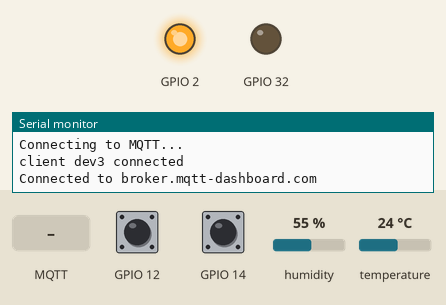
This program was run on a simulated ESP32. Shown: output pins drawn as LEDs (lit = HIGH), the last lines printed to the serial monitor. The test bench sets the inputs (shaded band); at power-on: GPIO 12 HIGH, GPIO 14 HIGH, humidity 55 %, temperature 24 °C. WiFi joins after 1.5 s; servers stay silent unless stated; no MQTT or app messages arrive unless stated.

Above: at 3.7 s.
3.8 s: MQTT message "0" arrives on the first subscribed topic
At 6.5 s:
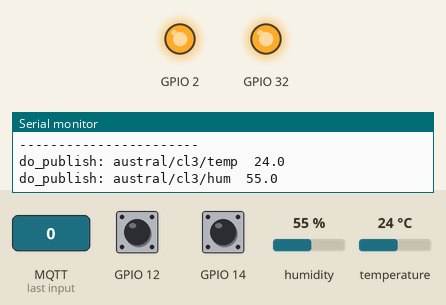
11.6 s: MQTT message "on" arrives on the first subscribed topic
At 12.4 s:
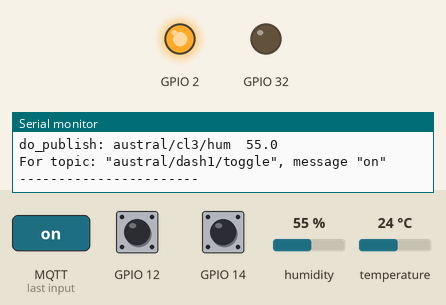
13.1 s: MQTT message "1" arrives on the first subscribed topic
At 15.06 s:
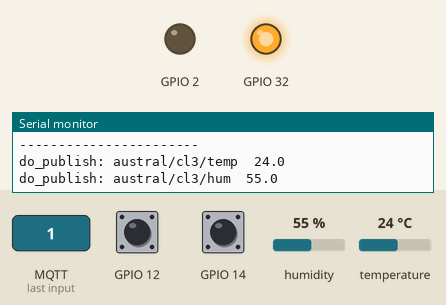
21.6 s: MQTT message "off" arrives on the first subscribed topic
At 22.4 s:
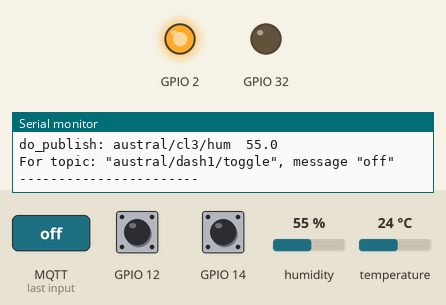
23.1 s: MQTT message "5" arrives on the first subscribed topic
At 23.6 s:
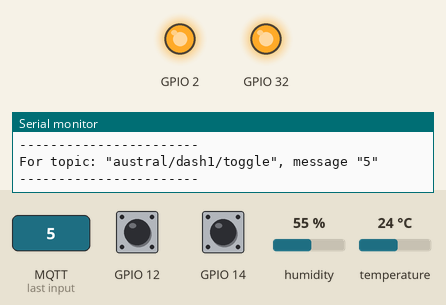
Timing chart, 0 to 31.6 s (numbered marks = the images above; inputs shaded):
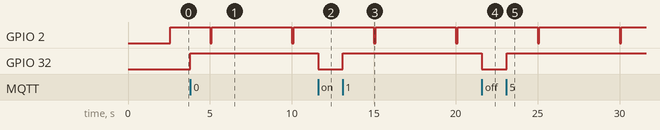

Measured:
- after the input at 3.8 s, GPIO 32: LOW → HIGH at once
- after the input at 11.6 s, GPIO 32: HIGH → LOW at once
- after the input at 13.1 s, GPIO 32: LOW → HIGH at once
- after the input at 21.6 s, GPIO 32: HIGH → LOW at once
- after the input at 23.1 s, GPIO 32: LOW → HIGH at once
- by itself, GPIO 2: alternates HIGH for 4.9 s and LOW for 0.10 s

The program:

main.cpp
```cpp
/*
 *  Project 42-mqtt2 - main.cpp
 */

// System includes

#include <Arduino.h>

// Project includes

#include "wifi_ruts.h"
#include "hard.h"
#include "mqtt.h"
#include "base_hard.h"
#include "interval.h"

// Static variables

static unsigned long previous_millis;

// Static functions

/*
 *  visualize changes:
 *      blinks main led when an input chage is detectes
 */

static void
visualize_changes(void)
{
    if( !in_hard_error() )
    {
        click_base_led();
        delay(100);
        click_base_led();
    }
}

/*
 *  Public functions
 */

//  Arduino setup()

void
setup(void)
{
    Serial.begin(SERIAL_BAUD);
    Serial.println("Serial initted");

    connect_wifi(MY_SSID, MY_PASS);

    init_base_hard();
    init_hardware();
    init_mqtt();
}

//  Arduino loop

void
loop(void)
{
    unsigned long current_millis;

    current_millis = millis();
    if( current_millis - previous_millis > interval )
    {
        previous_millis = current_millis;
        verify_changes();
        visualize_changes();
    }
    mqtt_comms();
}
```

base_hard.cpp
```cpp
/*
 *  base_hard.cpp
 *      deals with base hardware
 */

//  System includes

#include <Arduino.h>

// Project includes

#include "led.h"
#include "base_hard.h"

//  Static variables

static int board_number;

static const unsigned char bnum[NUM_BIT_BOARDS] =
{
    BNUM_B0, BNUM_B1
};

//  Static functions

//  init_board_number: inits and reads bits for detecting board number [0..3]

static void
init_board_number(void)
{
    int count;

    for( count = 0; count < NUM_BIT_BOARDS; ++count )
        pinMode(bnum[count], INPUT_PULLUP);

    for( count = 0; count < NUM_BIT_BOARDS; ++count )
        bitWrite(board_number, count, digitalRead( bnum[count] ));
}

//  Public functions

//  init_base_hard(): inits basic hardware

void
init_base_hard(void)
{
    init_led(LED_BUILT);
    dim_base_led();
    init_board_number();
    Serial.printf("Board number = %u\n\r", get_board_number());
}

//  lit_base_led: lit builtin led

void
lit_base_led(void)
{
    set_led(LED_BUILT,"1");
}

//  dim_base_led: dims builtin led

void
dim_base_led(void)
{
    set_led(LED_BUILT,"0");
}

//  click_base_led: toggles builtin led

void
click_base_led(void)
{
    set_led(LED_BUILT,NULL);
}

//  reads board number [0..3]

int
get_board_number(void)
{
    return board_number;
}
```

base_hard.h
```cpp
/*
 *  base_hard.h
 *      deals with base hardware
 */

#define NUM_BIT_BOARDS  2

//  init_base_hard(): inits basic hardware

void init_base_hard(void);

//  lit_base_led: lit builtin led

void lit_base_led(void);

//  dim_base_led: dims builtin led

void dim_base_led(void);

//  click_base_led: toggles builtin led

void click_base_led(void);

//  reads board number [0..3]

int get_board_number(void);
```

dhtsensor.cpp
```cpp
/*
 *  dhtsensor.cpp
 *      deals with sensor DHTxx
 *      Requiere las siguientes bibliotecas:
 *      - DHT Sensor Library: https://github.com/adafruit/DHT-sensor-library
 *      - Adafruit Unified Sensor Lib: https://github.com/adafruit/Adafruit_Sensor
 */

//  System includes

#include <Adafruit_Sensor.h>
#include <DHT.h>

//  project includes

#include "dhtsensor.h"
#include "mqtt.h"
#include "hard.h"

// Objects

DHT dht(DHTPIN, DHTTYPE); // Inicializacion sensor DHT

/*
 *  Public functions
 */

//  init_dhtsensor(): inits DHTxx sensor

void
init_dhtsensor(void)
{
    dht.begin();
}

//  read_dhtsensor(): reads and publish in MQTT temperature and humidity


void
read_dhtsensor(void)
{
    float h,t;
    char buff[20];

    h = dht.readHumidity();
    t = dht.readTemperature();

    if (isnan(h) || isnan(t)) //    verify if sensor read failed
    {
        Serial.println("Error reading dht sensor");
        set_hard_error();
    }
    else
    {
        sprintf(buff,"%5.1f",t);
        do_publish("temp",buff);

        sprintf(buff,"%5.1f",h);
        do_publish("hum",buff);
    }
}
```

dhtsensor.h
```cpp
#ifndef __DHTSENSOR_H__
#define __DHTSENSOR_H__
/*
 *  dhtsensor.h
 *      deals with sensor DHTxx
 */

//  init_dhtsensor(): inits DHTxx sensor

void init_dhtsensor(void);

//  read_dhtsensor(): reads and publish in MQTT temperature and humidity

void read_dhtsensor(void);

#endif
```

hard.cpp
```cpp
/*
 *  hard.cpp
 *      Hardware connect to
 */

//  System includes

#include <Arduino.h>

//  Project includes

#include "hard.h"
#include "mqtt.h"
#include "led.h"
#include "hard_def.h"

//  Static variables

static int hard_error;

//  Public functions

/*
 *  verify_changes():
 *      Test each hardware to verify if are new to publish
 */

void
verify_changes(void)
{
    for( int i=0 ; changes[i] != NULL; ++i )
        (*changes[i])();
}

/*
 *  do_subscriptions():
 *      Subscribes to topics
 */

void
do_subscriptions(void)
{
    for( int i=0; topics[i].topic != NULL; ++i )
        do_subscribe(topics[i].topic);
}

/*
 *  init_hardware():
 *      Initializes all non basic hardware
 */

void
init_hardware( void )
{
    for( int i = 0; hinit[i] != NULL; ++i )
        (*hinit[i])();
}

//  set_hard_error(): accumulates error in non basic hardware

void
set_hard_error(void)
{
    hard_error++;
}

//  reset_hard_error(): reset errors in non basic hardware

void
reset_hard_error(void)
{
    hard_error = 0;
}

//  in_hard_error(): tests if in error for non basic hardware

int
in_hard_error(void)
{
    return hard_error != 0;
}
```

hard.h
```cpp
/*
 *  hard.h
 *      Hardware connecto to
 */

/*
 *  verify_changes():
 *      Test each hardware to verify if are new to publish
 */

void verify_changes(void);

/*
 *  do_subscriptions():
 *      Subscribes to topics
 */

void do_subscriptions(void);

/*
 *  init_hardware():
 *      Initializes all non basic hardware
 */

void init_hardware( void );

//  set_hard_error(): accumulates error in non basic hardware

void set_hard_error(void);

//  reset_hard_error(): reset errors in non basic hardware

void reset_hard_error(void);

//  in_hard_error(): tests if in error for non basic hardware

int in_hard_error(void);
```

hard_def.h
```cpp
/*
 *  hard_def.h
 *      Hardware initial definitiones
 */

#include "mqtt.h"
#include "ledtog.h"
#include "dhtsensor.h"
#include "interval.h"


// Table of routines to verify hardware changes

void (* const changes[])(void) =
{
    read_dhtsensor,
    NULL
};

//  Table of topics to subscribe and actions

const subsc_t topics[] =
{
    { "austral/dash1/toggle", change_action_led },
    { "austral/dash2/toggle", change_action_led },
    { "austral/dash2/interval", change_action_interval },
    NULL
};

//  Table to hardware initializations

void (* const hinit[])(void)
{
    init_toggle_led,
    init_dhtsensor,
    NULL
};
```

interval.cpp
```cpp
/*
 *  interval.cpp
 */

// System includes

#include <Arduino.h>

//  Project includes

#include "interval.h"

//  external public variables

unsigned long interval = INTERVAL;

//  action routine for changing interval after receiving a publication

void
change_action_interval(char *msg)
{
    interval = atol(msg) * 1000;
    Serial.printf("%s: msg = %s, interval = %lu\n\r", __FUNCTION__, msg, interval);
}
```

interval.h
```cpp
#ifndef __INTERVAL_H__
#define __INTERVAL_H__

/*
 *  interval.h
 *      deals with interval of testing hardware changes
 */

extern unsigned long interval;

//  action routine for changing interval after receiving a publication

void change_action_interval(char *msg);

#endif
```

led.cpp
```cpp
/*
 *  led.cpp
 *      led management
 */

//  System includes

#include <Arduino.h>

//  Project includes

#include "led.h"

//  init_led(): init led hardware for gpio number

void
init_led(int gpio_led)
{
    pinMode(gpio_led,OUTPUT);
    digitalWrite(gpio_led,LOW);
}

/*
 *  set_led():
 *      sets, clears or toggle led connected to gpio number
 *      according to msg.
 *      If msg == NULL, changes led state
 *      else if msg is "0", clears led, else lit led
 */

void
set_led(int gpio_led, const char *msg)
{
    if( msg == NULL )
        digitalWrite(gpio_led, !digitalRead(gpio_led));
    else
        digitalWrite(gpio_led, atoi(msg)!=0 );
}
```

led.h
```cpp
#ifndef __LED_H__
#define __LED_H__

/*
 *  led.h
 *      led management
 *      for base and added hardware
 */

//  init_led(): init led hardware for gpio number

void init_led(int gpio_led);


/*
 *  set_led():
 *      sets, clears or toggle led connected to gpio number
 *      according to msg.
 *      If msg == NULL, changes led state
 *      else if msg is "0", clears led, else lit led
 */

void set_led(int gpio_led, const char *msg);


#endif
```

ledtog.cpp
```cpp
/*
 *  ledtog.cpp
 *      Deals qith toggle led
 */
//  System includes

#include <Arduino.h>

//  Project includes

#include "led.h"
#include "ledtog.h"

//  Public functions

//  init_toggle_led(): init added led for toggle action

void
init_toggle_led( void )
{
    pinMode(LED_TOGGLE,OUTPUT);
    digitalWrite(LED_TOGGLE,LOW);
}

//  change_action_led(): action routine on toggle topic, toggles added led

void
change_action_led( char *msg )
{
    set_led(LED_TOGGLE, NULL );
}
```

ledtog.h
```cpp
#ifndef __LEDTOG_H__
#define __LEDTOG_H__
/*
 *  ledtog.h
 *      Deals qith toggle led
 */

//  init_toggle_led(): init added led for toggle action

void init_toggle_led( void );

//  change_action_led(): action routine on toggle topic, toggles added led

void change_action_led( char *msg );

#endif
```

mqtt.cpp
```cpp
/*
 *  mqtt.cpp
 *      Module to deal with MQTT communications
 */

//  System includes

#include <Arduino.h>

//  Library related includes

#ifdef ESP32
#include <WiFi.h>
#else
#include <ESP8266WiFi.h>
#endif
#include <PubSubClient.h>

//  Project includes

#include "mqtt.h"
#include "hard.h"
#include "mqtt_def.h"
#include "base_hard.h"

//  Objects

WiFiClient espClient;
PubSubClient client(espClient);

//  static variables

static char client_name[20];

/*
 *  Private functions
 */

//  callback(): asynchronous function called when news from a subscribed topic

static void
callback(char *topic, byte *payload, unsigned int length)
{
    payload[length] = 0;
    Serial.printf("For topic: \"%s\", message \"%s\"\n\r", topic, payload );
    for( int i = 0; topics[i].topic != NULL; ++i )
        if( strstr( topic, topics[i].topic ) != NULL )
        {
            (*topics[i].action)( (char *)payload );
            break;
        }
    Serial.println("-----------------------");
}

//  do_connect(): called to connect or reconnect to MQTT broker

static void
do_connect(void)
{
    dim_base_led();
    while (!client.connected())
    {
        Serial.println("Connecting to MQTT...");

        if (client.connect( client_name, mqttUser, mqttPassword))
            Serial.printf( "client %s connected\n\r", client_name );
        else
        {
            Serial.print("MQTT connection: failed with state ");
            Serial.println(client.state());
            delay(DELAY_CONNECT);
        }
    }
    do_subscriptions();
    Serial.printf( "Connected to %s\n\r", mqttServer );
    lit_base_led();
}


/*
 *  Public functions
 */

//  init_mqtt: connection to an MQTT server

void
init_mqtt(void)
{
    sprintf(client_name,"%s%u",MQTT_NAME,get_board_number());
    Serial.printf("client name = %s\n\r", client_name);
    client.setServer(mqttServer, mqttPort);
    client.setCallback(callback);
    do_connect();
}


//  do_subscribe: subscription to a topic

void
do_subscribe( const char *ptopic )
{
    client.subscribe( ptopic );
}

//  mqtt_comms: manage communications with MQTT server

void
mqtt_comms(void)
{
    if( !client.connected() )
        do_connect();
    client.loop();
}

//  do_publish: publish message as MAIN_TOPIC/SUB_TOPIC+BoardNumber/*ptopic

void
do_publish( const char *ptopic, const char *message )
{
    char topic[50];

    sprintf( topic, "%s/%s%u/%s", MAIN_TOPIC, SUB_TOPIC, get_board_number(), ptopic );
    client.publish( topic, message );
    Serial.printf( "%s: %s %s\n\r", __FUNCTION__, topic, message );
}
```

mqtt.h
```cpp
/*
 *  mqtt.h
 *      Module to deal with MQTT communications
 */

#ifndef __MQTT_H__
#define __MQTT_H__

//  subsc_t: memory structure for subscribed topics

typedef struct
{
    const char *topic;
    void (*action)( char *message );
} subsc_t;

//  topics: external public array of topic_t structures subscribed
extern const subsc_t topics[];

//  init_mqtt: connection to an MQTT server
void init_mqtt(void);

//  do_subscribe: subscription to a topic
void do_subscribe( const char *ptopic );

//  mqtt_comms: manage communications with MQTT server
void mqtt_comms(void);

//  do_publish: publish message as MAIN_TOPIC/SUB_TOPIC+BoardNumber/*ptopic

void do_publish( const char *ptopic, const char *message );

#endif
```

mqtt_def.h
```cpp
/*
 *  mqtt_def.h
 *      MQTT definitions
 */

#if MQTT == 0       //  Local broker

const char *mqttServer =    MQUITTO_IP;
const int mqttPort =        MQUITTO_PORT;
const char *mqttUser =      MQUITTO_USER;
const char *mqttPassword =  MQUITTO_PASS;


#elif MQTT == 1     // Remote broker

const char *mqttServer =    SERVER_NAME;
const int mqttPort =        SERVER_PORT;
const char *mqttUser =      SERVER_USER;
const char *mqttPassword =  SERVER_PASS;

#endif
```

wifi_ruts.cpp
```cpp
/*
 *  wifi_ruts.cpp
 *      Routines for WiFi management
 */

//  System includes

#include <Arduino.h>
#include <stdint.h>

#ifdef ESP32
#include <WiFi.h>
#else
#include <ESP8266WiFi.h>
#endif

#include <soc/soc.h>
#include <soc/rtc_cntl_reg.h>

//  Project includes

#include "wifi_ruts.h"

/*
 *  Private functions
 */

//  wifi_connect: disable brownout detector when connecting wifi

static void
wifi_connect(void)
{
    //save WatchDog register
    uint32_t brown_reg_temp;

    brown_reg_temp = READ_PERI_REG(RTC_CNTL_BROWN_OUT_REG);
    WRITE_PERI_REG(RTC_CNTL_BROWN_OUT_REG, 0);              //disable brownout detector
    WiFi.mode(WIFI_MODE_STA);                               // turn on WiFi
    delay(1000);
    WRITE_PERI_REG(RTC_CNTL_BROWN_OUT_REG, brown_reg_temp); //enable brownout detector
}

/*
 *  Public functions
 */

//  connect_wifi(): connect to WiFi with 'ssid' name and 'pass' password

void
connect_wifi( const char *ssid, const char *pass )
{
    Serial.printf("\n\rConnecting to %s\n\r", ssid);
    wifi_connect();
    WiFi.begin(ssid, pass);

    while( WiFi.status() != WL_CONNECTED )
    {
        Serial.print(".");
        delay(500);
    }

    Serial.printf("\n\r______________\n\r");
    Serial.printf("Baud Rate = %u\n\r", SERIAL_BAUD );
    Serial.printf("Connected to %s\n\r", MY_SSID);
    Serial.print( "MAC = ");
    Serial.println( WiFi.macAddress() );
    Serial.print( "local IP = " );
    Serial.println( WiFi.localIP() );
    Serial.println("______________");
}
```

wifi_ruts.h
```cpp
/*
 *  wifi_ruts.h
 *      Routines for WiFi management
 */

//  connect_wifi(): connect to WiFi with 'ssid' name and 'pass' password

void connect_wifi( const char *ssid, const char *pass );
```
